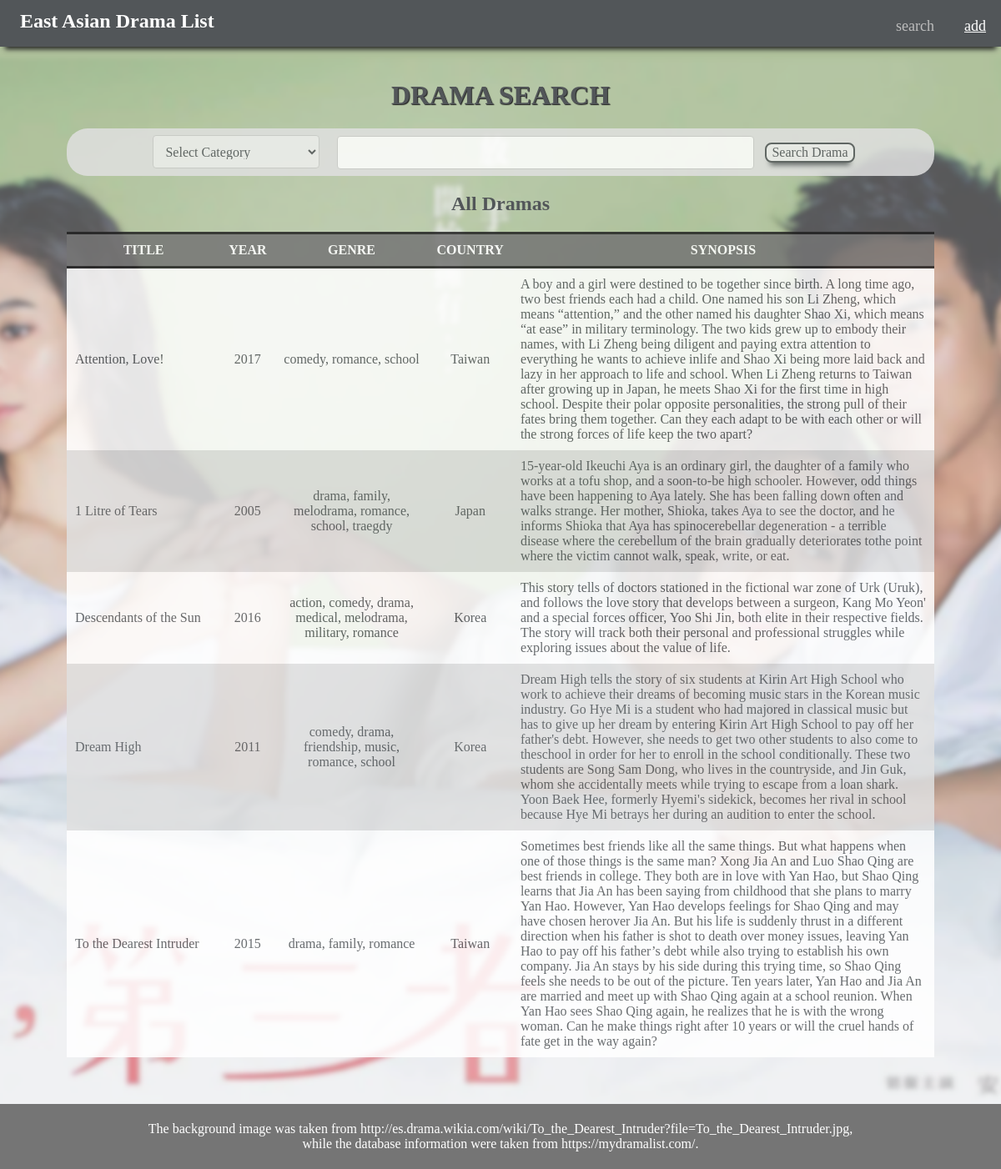
The page / on the database its author committed.
### tables this page shows
CREATE TABLE "dramas" (
	`id`	INTEGER NOT NULL PRIMARY KEY AUTOINCREMENT UNIQUE,
	`title`	TEXT NOT NULL,
	`year`	INTEGER NOT NULL,
	`genre`	TEXT NOT NULL,
	`country`	TEXT NOT NULL,
	`synopsis`	TEXT NOT NULL UNIQUE
);

### includes/init.php (called while the page is built)
<?php
$db = new PDO('sqlite:data.sqlite');
$db->setAttribute(PDO::ATTR_ERRMODE, PDO::ERRMODE_EXCEPTION);
function exec_sql_query($db, $sql, $params) {
  global $db;
  $query = $db->prepare($sql);
  if ($query and $query->execute($params)) {
    return $query;
  }
  return NULL;
}
?>

### index.php (the view, shortened to what this page needs)
<?php
$pageCurrent="search";
include("includes/init.php");
if (isset($_GET['searchInput']) and isset($_GET['searchCategory'])) {
  $searchDatabase = TRUE;
  $searchCategory = filter_input(INPUT_GET, 'searchCategory', FILTER_SANITIZE_STRING);
  if (in_array($searchCategory, CATEGORY)) {
    $searchSubmit = $searchCategory;
  }
  else {
    $searchSubmit = NULL;
    $searchDatabase = FALSE;
    echo "Invalid category for search.";
  }
  $searchInput = filter_input(INPUT_GET, 'searchInput', FILTER_SANITIZE_STRING);
  $searchInput = trim($searchInput);
}
else {
  $searchDatabase = FALSE;
  $searchCategory = NULL;
  $searchInput = NULL;
}
function displayResults($records) {
  echo "<table>
    <tr>
      <th>TITLE</th>
      <th>YEAR</th>
      <th>GENRE</th>
      <th>COUNTRY</th>
      <th>SYNOPSIS</th>
    </tr>";
  for ($x = 0; $x < count($records); $x++) {
    $row = $records[$x];
    echo "<tr>";
    $title = htmlspecialchars($row["title"]);
    echo "<td>$title</td>";
    $year = htmlspecialchars($row["year"]);
    echo "<td>$year</td>";
    $genre = htmlspecialchars($row["genre"]);
    echo "<td>$genre</td>";
    $country = htmlspecialchars($row["country"]);
    echo "<td>$country</td>";
    $synopsis = htmlspecialchars($row["synopsis"]);
    echo "<td>$synopsis</td>";
    echo "</tr>";
  }
  echo "</table>";
}
?>
<!DOCTYPE html>
<html>
<head>
  <link rel="stylesheet" type="text/css" href="styles/all.css" media="all"/>
</head>
<body>
  <div id="stickyHeader">
    <div id="navigationBar">
      <span class="navigationHome"><a href="index.php">East Asian Drama List</a></span>
      <?php include("includes/header.php"); ?>
    </div>
  </div>
  <div id="container">
    <div id="content">
      <h1 id="titleStyle">DRAMA SEARCH</h1>
      <form id="searchForm" action="index.php" method="get">
        <select name="searchCategory" required>
          <option value="" selected disabled>Select Category</option>
        </select>
        <input type="text" name="searchInput"/>
        <button type="submit">Search Drama</button>
      </form>
      <div id="searchResults">
        <?php
          if ($searchDatabase) {
            echo "<h2>Search Results</h2>";
            $sql = "SELECT * FROM dramas WHERE " . $searchCategory . " LIKE '%' || :searchInput || '%'";
            $params = array(':searchInput' => $searchInput);
          }
          else {
            echo "<h2>All Dramas</h2>";
            $sql = "SELECT * FROM dramas";
            $params = array();
          }
          $records = exec_sql_query($db, $sql, $params)->fetchAll();
          if (isset($records) and !empty($records)) {
            displayResults($records);
          }
          else {
            echo "<p>No drama found.</p>";
          }
        ?>
      </div>
    </div>
  </div>
  <?php include("includes/footer.php");?>
</body>
</html>

### includes/header.php
<?php
$pageList = array(
  "add" => "add",
  "index" => "search",
);
?>
<header>
  <?php
  foreach($pageList as $pageFile => $pageTitle) {
    if ($pageTitle == $pageCurrent) {
      $navigationLink = "class='navigationUnstyle'";
      echo "<span " . $navigationLink . ">" . $pageTitle . "</span>";
    }
    else {
      $navigationLink = "class='navigationStyle'";
      echo "<span " . $navigationLink . "><a href ='" . $pageFile . ".php'>" . $pageTitle . "</a></span>";
    }
  }
  ?>
</header>

### includes/footer.php
<footer>
  <p>The background image was taken from http://es.drama.wikia.com/wiki/To_the_Dearest_Intruder?file=To_the_Dearest_Intruder.jpg,
    <br>while the database information were taken from https://mydramalist.com/.</p>
</footer>

### styles/all.css (style rules this page uses)
html, body { border: 0; margin: 0; height: 100%; background: url(/images/drama.png) no-repeat center fixed; background-size: cover; background-position: top; background-color: #FFFFFF; font-family: Optima, serif; font-size: 100%; text-align: center; color: #525659; }
footer { margin-bottom: 0; padding: 5px 50px 5px 50px; background-color: #757575; position: relative; color: #FFFFFF; }
#stickyHeader { top: 0; width: 100%; position: fixed; z-index: 1; }
#navigationBar { margin-top: 0; margin-right: auto; margin-bottom: 0; margin-left: auto; width: 100%; padding-top: 0.5em; padding-bottom: 0.5em; background-color: #525659; border-bottom: solid 2px #525659; box-shadow: 0px 9px 6px -6px #212121; position: fixed; font-size: 1.5em; color: #FFFFFF; }
.navigationHome { margin-left: 1em; font-family: cursive; font-size: 100%; font-weight: bold; float: left; }
.navigationHome a:link { text-decoration-line: none; color: #FFFFFF; }
.navigationUnstyle { margin-top: 0.5em; margin-right: 1em; margin-left: 1em; font-size: 75%; color: #BDBDBD; float: right; }
.navigationStyle a:link { margin-top: 0.5em; margin-right: 1em; margin-left: 1em; font-size: 75%; color: #FFFFFF; float: right; }
#container { width: 100%; }
#content { margin-top: 6em; margin-left: 5em; margin-right: 5em; display: block; }
#titleStyle { text-shadow: 1px 1px 1px #212121; }
table { margin-bottom: 3.5em; border-collapse: collapse; width: 100%; opacity: 0.85; }
th { padding: 10px; background-color: #757575; border-top: solid #212121; border-bottom: solid #212121; color: #FFFFFF; text-align: center; }
td { padding: 10px; }
td:nth-child(1) { width: 18%; text-align: left; }
td:nth-child(2) { width: 6%; text-align: center; }
td:nth-child(3) { width: 18%; text-align: center; }
td:nth-child(4) { width: 8%; text-align: center; }
td:nth-child(5) { width: 50%; text-align: left; }
tr:nth-child(odd) { background-color: #E0E0E0; }
tr:nth-child(even) { background-color: #FFFFFF; }
#searchForm { border-radius: 25px; background-color: #E0E0E0; width: 100%; font-size: 125%; opacity: 0.85; text-align: center; }
input, select, textarea { width: 500px; margin: 8px; padding: 10px; border: 1px solid #CCC; border-radius: 4px; box-sizing: border-box; display: inline-block; font-family: Optima, serif; font-size: 80%; color: #525659; }
select { height: 40px; }
#searchForm > select { width: 200px; }
button { border: 2px solid #525659; border-radius: 8px; box-shadow: 0px 9px 6px -6px #525659; font-family: Optima, serif; font-size: 80%; color: #525659; }

### rows shown on the page
dramas: title "Attention, Love!", year "2017", genre "comedy, romance, school", country "Taiwan", synopsis "A boy and a girl were destined to be together since birth. A long time ago, two best friends each had a child. One named his son Li Zheng, which means “attention,” and the other named his daughter Shao Xi, which means “at ease” in military terminology. The two kids grew up to embody their names, with Li Zheng being diligent and paying extra attention to everything he wants to achieve inlife and Shao Xi being more laid back and lazy in her approach to life and school. When Li Zheng returns to Taiwan after growing up in Japan, he meets Shao Xi for the first time in high school. Despite their polar opposite personalities, the strong pull of their fates bring them together. Can they each adapt…"
dramas: title "1 Litre of Tears", year "2005", genre "drama, family, melodrama, romance, school, traegdy", country "Japan", synopsis "15-year-old Ikeuchi Aya is an ordinary girl, the daughter of a family who works at a tofu shop, and a soon-to-be high schooler. However, odd things have been happening to Aya lately. She has been falling down often and walks strange. Her mother, Shioka, takes Aya to see the doctor, and he informs Shioka that Aya has spinocerebellar degeneration - a terrible disease where the cerebellum of the brain gradually deteriorates tothe point where the victim cannot walk, speak, write, or eat."
dramas: title "Descendants of the Sun", year "2016", genre "action, comedy, drama, medical, melodrama, military, romance", country "Korea", synopsis "This story tells of doctors stationed in the fictional war zone of Urk (Uruk), and follows the love story that develops between a surgeon, Kang Mo Yeon' and a special forces officer, Yoo Shi Jin, both elite in their respective fields. The story will track both their personal and professional struggles while exploring issues about the value of life."
dramas: title "Dream High", year "2011", genre "comedy, drama, friendship, music, romance, school", country "Korea", synopsis "Dream High tells the story of six students at Kirin Art High School who work to achieve their dreams of becoming music stars in the Korean music industry. Go Hye Mi is a student who had majored in classical music but has to give up her dream by entering Kirin Art High School to pay off her father's debt. However, she needs to get two other students to also come to theschool in order for her to enroll in the school conditionally. These two students are Song Sam Dong, who lives in the countryside, and Jin Guk, whom she accidentally meets while trying to escape from a loan shark. Yoon Baek Hee, formerly Hyemi's sidekick, becomes her rival in school because Hye Mi betrays her during an audition…"
dramas: title "To the Dearest Intruder", year "2015", genre "drama, family, romance", country "Taiwan", synopsis "Sometimes best friends like all the same things. But what happens when one of those things is the same man? Xong Jia An and Luo Shao Qing are best friends in college. They both are in love with Yan Hao, but Shao Qing learns that Jia An has been saying from childhood that she plans to marry Yan Hao. However, Yan Hao develops feelings for Shao Qing and may have chosen herover Jia An. But his life is suddenly thrust in a different direction when his father is shot to death over money issues, leaving Yan Hao to pay off his father’s debt while also trying to establish his own company. Jia An stays by his side during this trying time, so Shao Qing feels she needs to be out of the picture. Ten…"

### other values the page prints
$pageTitle "add"
$pageTitle "search"
